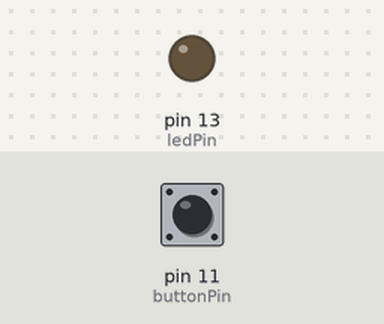
Recording of a sketch running on a simulated Arduino Uno, built with avr-gcc and run on an emulated ATmega328P. On the bench: output pins drawn as LEDs (lit = HIGH). The test bench sets the inputs (shaded band); at power-on: pin 11 (buttonPin) LOW.

Above: at 1.2 s.
1.3 s: pin 11 (buttonPin) pulled HIGH for 0.15 s
At 1.37 s:
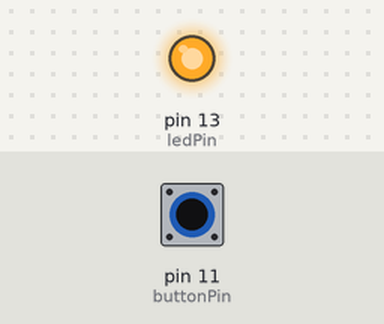
2.9 s: pin 11 (buttonPin) pulled HIGH for 3.2 s
At 7.2 s:
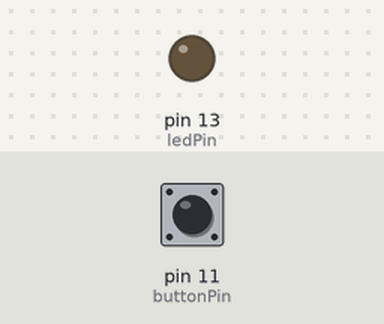
Timing chart, 0 to 8.7 s (numbered marks = the images above; inputs shaded):
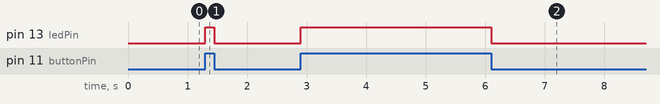

Measured:
- after the input at 1.3 s, pin 13 (ledPin): LOW → HIGH at once, → LOW 0.15 s later
- after the input at 2.9 s, pin 13 (ledPin): LOW → HIGH at once, → LOW 3.2 s later

The sketch:

Button.ino
```cpp
// (licence header left out)
// Include the BHA button library
#include "BHA_Button.h"

// Constants won't change while the program runs.
// That's why we use them to set pin numbers
const int buttonPin = 11;    // the number of the pushbutton pin
const int ledPin = 13;      // the number of the LED pin

// Construct BHA_Button class
BHA_Button button(buttonPin);

// Variables will change:
int buttonState;             // the current reading from the input pin

void setup() {
  // declare the pinMode of the ledPin as OUTPUT
  pinMode(ledPin, OUTPUT);

  // set initial LED state
  digitalWrite(ledPin, LOW);
}

void loop() {
  // check button state
  buttonState = button.poll();

  // only switch LED on if the button state is HIGH
  if (buttonState == HIGH) {
    digitalWrite(ledPin, HIGH);
  }
  else {
    digitalWrite(ledPin, LOW);
  }
}
```

BHA_Button.cpp
```cpp
// (licence header left out)
#include "Arduino.h"
#include "BHA_Button.h"

BHA_Button::BHA_Button(int pin)
{
  // Define pinMode
  pinMode(pin, INPUT);
  _pin = pin;

  // Set initial values
  _lastDebounceTime = 0;  // the last time the output pin was toggled
  _debounceDelay = 500;    // the debounce time; increase if the output flickers
}

int BHA_Button::poll()
{
  // read the state of the button into a local variable
  int reading = digitalRead(_pin);

  // check to see if you just pressed the button
  // (i.e. the input went from LOW to HIGH),  and you've waited
  // long enough since the last press to ignore any noise:

  if ((millis() - _lastDebounceTime) > _debounceDelay) {

    // check whether the button is pressed
    if (reading == HIGH) {

      // return HIGH
      return HIGH;

      // store the time
      _lastDebounceTime = millis();
    }
  }
  else {
    // too little time has passed, so return LOW
    return LOW;
  }
}
```

BHA_Button.h
```cpp
// (licence header left out)
// First prevent the library from getting included twice
#ifndef BHA_Button_h
#define BHA_Button_h

#include "Arduino.h"

class BHA_Button
{
  public:
    BHA_Button(int pin);
    int poll();
  private:
    int _pin;

    // the following variables are long's because the time, measured in miliseconds,
    // will quickly become a bigger number than can be stored in an int.
    long _lastDebounceTime;  // the last time the button was pressed
    long _debounceDelay;    // the debounce time; increase if the code registers two or more button presses in stead of one
};

#endif
```
